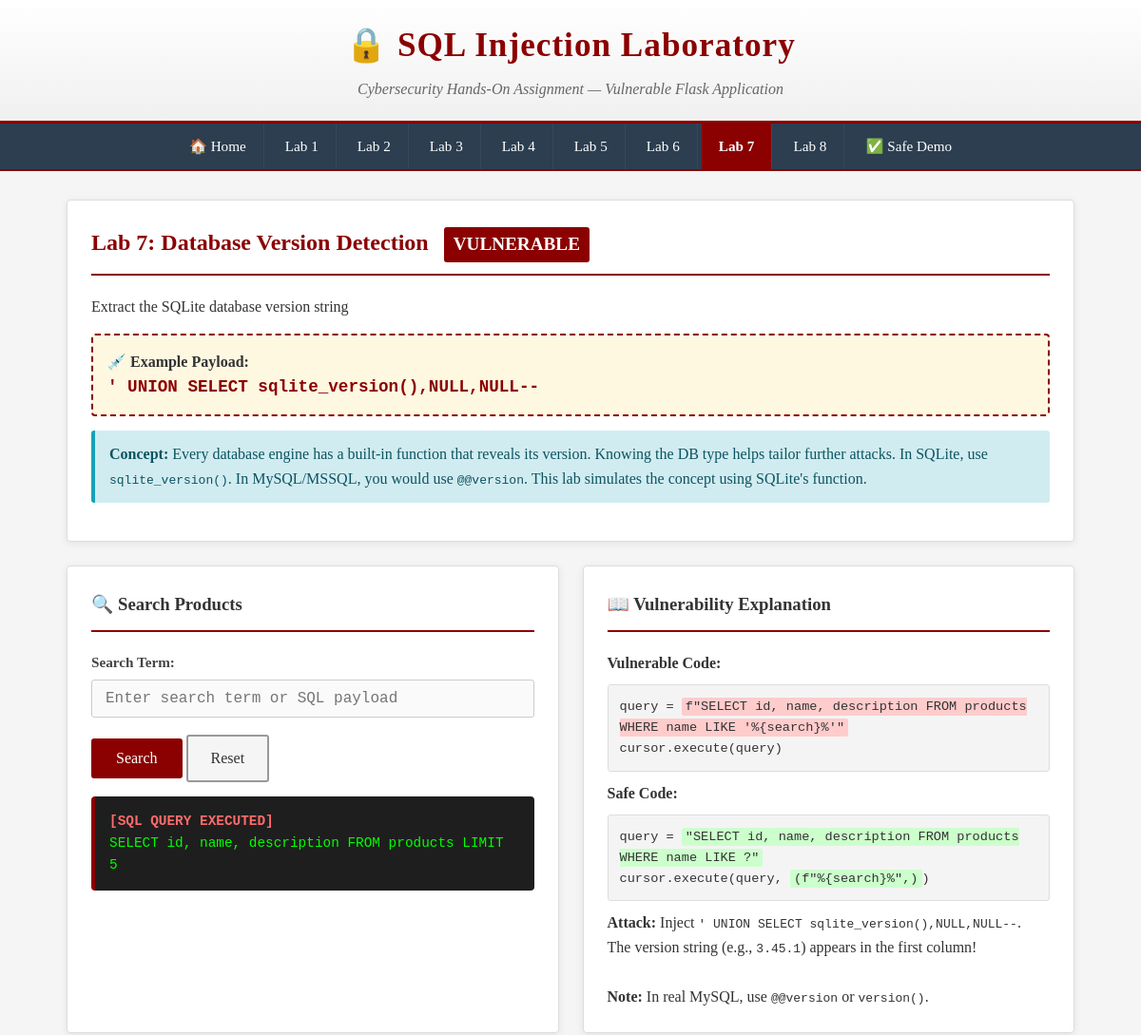
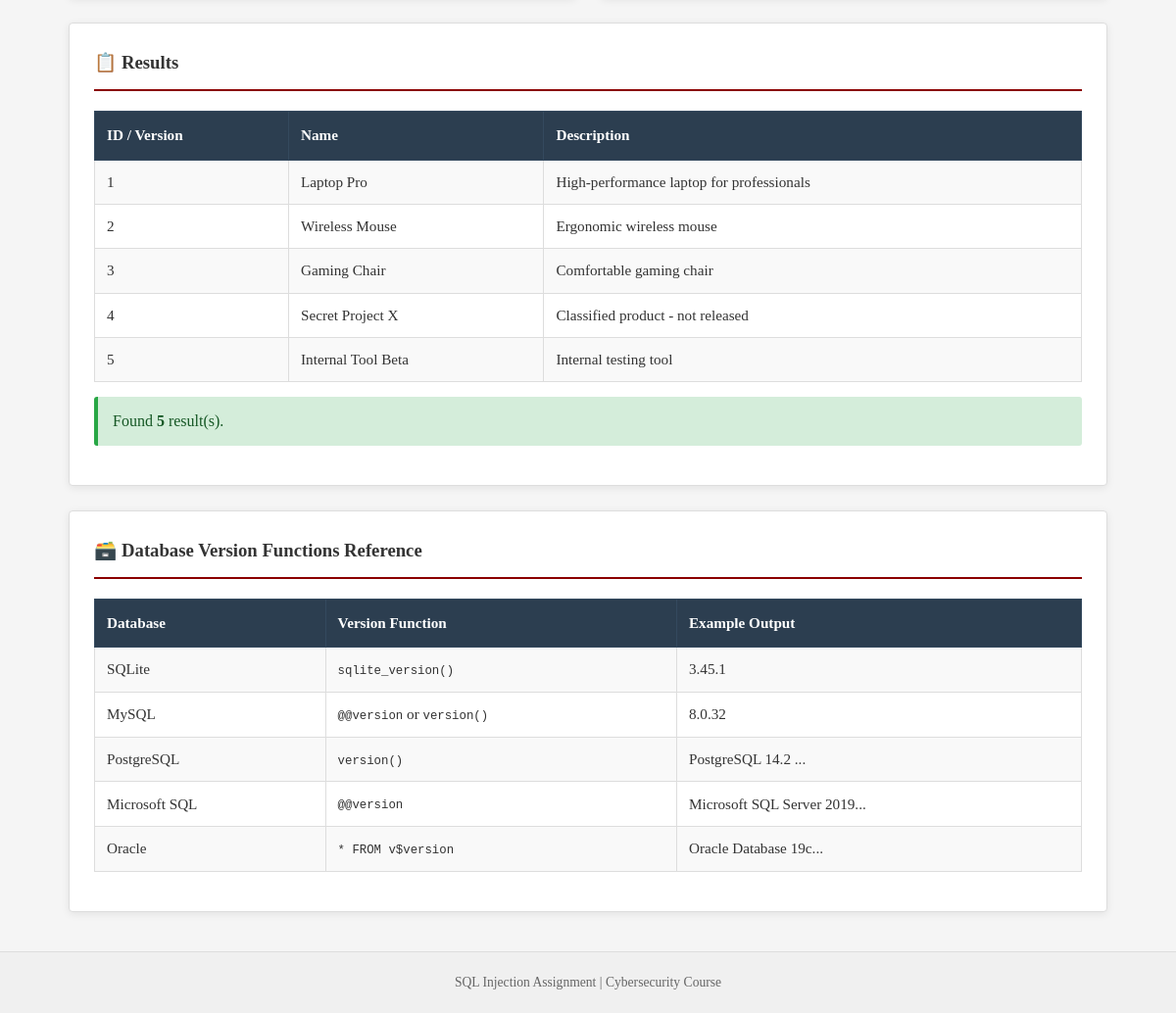
The page /lab7 on the database its author committed (2 pictures, top to bottom).
### tables this page shows
CREATE TABLE products (
            id INTEGER PRIMARY KEY,
            name TEXT,
            description TEXT,
            category TEXT,
            released INTEGER DEFAULT 1,
            price INTEGER
        );

### app.py (the view)
@app.route('/lab7', methods=['GET', 'POST'])
def lab7():
    products = []
    query_executed = ""
    error_msg = None
    search = request.form.get('search', '') if request.method == 'POST' else ''
    conn = get_db_connection()
    cursor = conn.cursor()
    if request.method == 'POST':
        query = f"SELECT id, name, description FROM products WHERE name LIKE '%{search}%'"
        query_executed = query
        try:
            cursor.execute(query)
            products = cursor.fetchall()
        except Exception as e:
            error_msg = str(e)
            flash(f'SQL Error: {str(e)}', 'danger')
    else:
        query = "SELECT id, name, description FROM products LIMIT 5"
        query_executed = query
        cursor.execute(query)
        products = cursor.fetchall()
    conn.close()
    return render_template('lab7_version.html',
                         products=products,
                         query=query_executed,
                         search=search,
                         error=error_msg,
                         lab_num=7,
                         lab_title="Database Version Detection",
                         payload="' UNION SELECT sqlite_version(),NULL,NULL--",
                         description="Extract the SQLite database version string")

### app.py (called while the page is built)
@app.before_request
def setup():
    if not hasattr(app, 'db_initialized'):
        init_db()
        app.db_initialized = True

### database.py (called while the page is built)
def get_db_connection():
    conn = sqlite3.connect(DB_PATH)
    conn.row_factory = sqlite3.Row
    return conn

### templates/lab7_version.html (shortened to what this page needs)
{% extends "base.html" %}
{% block content %}
<div class="card">
    <div class="card-header">
        <h2>Lab {{ lab_num }}: {{ lab_title }} <span class="badge">VULNERABLE</span></h2>
    </div>
    <p>{{ description }}</p>
    <div class="payload-box">
        <strong>💉 Example Payload:</strong><br>
        <span class="payload">{{ payload }}</span>
    </div>
    <div class="alert alert-info">
        <strong>Concept:</strong> Every database engine has a built-in function that reveals its version.
        Knowing the DB type helps tailor further attacks. In SQLite, use <code>sqlite_version()</code>.
        In MySQL/MSSQL, you would use <code>@@version</code>. This lab simulates the concept using SQLite's function.
    </div>
</div>
<div class="two-col">
    <div class="card">
        <div class="card-header">
            <h3>🔍 Search Products</h3>
        </div>
        <form method="POST">
            <div class="form-group">
                <label for="search">Search Term:</label>
                <input type="text" id="search" name="search" class="form-control"
                       value="{{ search }}" placeholder="Enter search term or SQL payload">
            </div>
            <button type="submit" class="btn btn-primary">Search</button>
            <a href="{{ url_for('lab7') }}" class="btn btn-secondary">Reset</a>
        </form>
        {% if query %}
        <div class="query-box">
            <span class="label">[SQL QUERY EXECUTED]</span><br>
            {{ query }}
        </div>
        {% endif %}
    </div>
    <div class="card">
        <div class="card-header">
            <h3>📖 Vulnerability Explanation</h3>
        </div>
        <p><strong>Vulnerable Code:</strong></p>
        <div class="code-snippet">
query = <span class="vuln-highlight">f"SELECT id, name, description FROM products WHERE name LIKE '%{search}%'"</span><br>
cursor.execute(query)
        </div>
        <p><strong>Safe Code:</strong></p>
        <div class="code-snippet">
query = <span class="safe-highlight">"SELECT id, name, description FROM products WHERE name LIKE ?"</span><br>
cursor.execute(query, <span class="safe-highlight">(f"%{search}%",)</span>)
        </div>
        <p style="margin-top: 10px;">
            <strong>Attack:</strong> Inject <code>' UNION SELECT sqlite_version(),NULL,NULL--</code>.<br>
            The version string (e.g., <code>3.45.1</code>) appears in the first column!<br><br>
            <strong>Note:</strong> In real MySQL, use <code>@@version</code> or <code>version()</code>.
        </p>
    </div>
</div>
<div class="card">
    <div class="card-header">
        <h3>📋 Results</h3>
    </div>
    {% if products %}
    <table class="data-table">
        <tr>
            <th>ID / Version</th>
            <th>Name</th>
            <th>Description</th>
        </tr>
        {% for product in products %}
        <tr>
            <td>
                {% if '.' in product.id|string and product.id|string|length < 20 %}
                    <span style="color: #8B0000; font-weight: bold;">{{ product.id }}</span>
                {% else %}
                    {{ product.id }}
                {% endif %}
            </td>
            <td>{{ product.name }}</td>
            <td>{{ product.description }}</td>
        </tr>
        {% endfor %}
    </table>
    <div class="alert alert-success">
        Found <strong>{{ products|length }}</strong> result(s).
    </div>
    {% else %}
    <p>No results. Try searching or use the version payload.</p>
    {% endif %}
</div>
<div class="card">
    <div class="card-header">
        <h3>🗃️ Database Version Functions Reference</h3>
    </div>
    <table class="data-table">
        <tr>
            <th>Database</th>
            <th>Version Function</th>
            <th>Example Output</th>
        </tr>
        <tr>
            <td>SQLite</td>
            <td><code>sqlite_version()</code></td>
            <td>3.45.1</td>
        </tr>
        <tr>
            <td>MySQL</td>
            <td><code>@@version</code> or <code>version()</code></td>
            <td>8.0.32</td>
        </tr>
        <tr>
            <td>PostgreSQL</td>
            <td><code>version()</code></td>
            <td>PostgreSQL 14.2 ...</td>
        </tr>
        <tr>
            <td>Microsoft SQL</td>
            <td><code>@@version</code></td>
            <td>Microsoft SQL Server 2019...</td>
        </tr>
        <tr>
            <td>Oracle</td>
            <td><code>* FROM v$version</code></td>
            <td>Oracle Database 19c...</td>
        </tr>
    </table>
</div>
{% endblock %}

### templates/base.html (style rules this page uses)
* { margin: 0; padding: 0; box-sizing: border-box; }
body { font-family: 'Georgia', 'Times New Roman', serif; background-color: #f5f5f5; color: #333; line-height: 1.6; }
.card { background: #ffffff; border: 1px solid #ddd; border-radius: 4px; padding: 25px; margin-bottom: 25px; box-shadow: 0 2px 8px rgba(0,0,0,0.08); }
.card-header { border-bottom: 2px solid #8B0000; padding-bottom: 12px; margin-bottom: 20px; }
.card-header h2 { color: #8B0000; font-size: 1.5em; }
.card-header .badge { display: inline-block; background: #8B0000; color: white; padding: 3px 10px; border-radius: 3px; font-size: 0.8em; margin-left: 10px; vertical-align: middle; }
.form-group { margin-bottom: 18px; }
.form-group label { display: block; font-weight: bold; color: #444; margin-bottom: 6px; font-size: 0.95em; }
.form-control { width: 100%; padding: 10px 14px; border: 1px solid #ccc; border-radius: 3px; font-size: 1em; font-family: 'Courier New', monospace; background: #fafafa; transition: border-color 0.3s; }
.btn { display: inline-block; padding: 10px 24px; font-size: 1em; font-family: Georgia, serif; border: 2px solid #8B0000; border-radius: 3px; cursor: pointer; transition: all 0.3s; text-decoration: none; }
.btn-primary { background: #8B0000; color: white; }
.btn-secondary { background: #f5f5f5; color: #333; border-color: #999; }
.query-box { background: #1e1e1e; color: #00ff00; padding: 15px; border-radius: 4px; font-family: 'Courier New', monospace; font-size: 0.9em; overflow-x: auto; margin: 15px 0; border-left: 4px solid #8B0000; }
.query-box .label { color: #ff6b6b; font-weight: bold; }
.data-table { width: 100%; border-collapse: collapse; margin: 15px 0; font-size: 0.95em; }
.data-table th { background: #2c3e50; color: white; padding: 12px; text-align: left; font-weight: bold; border: 1px solid #34495e; }
.data-table td { padding: 10px 12px; border: 1px solid #ddd; background: #fff; }
.data-table tr:nth-child(even) td { background: #f9f9f9; }
.alert { padding: 12px 15px; border-radius: 3px; margin-bottom: 15px; border-left: 4px solid; }
.alert-success { background: #d4edda; border-color: #28a745; color: #155724; }
.alert-info { background: #d1ecf1; border-color: #17a2b8; color: #0c5460; }
.payload-box { background: #fff8e1; border: 2px dashed #8B0000; padding: 15px; border-radius: 4px; margin: 15px 0; }
.payload-box .payload { font-family: 'Courier New', monospace; font-size: 1.1em; color: #8B0000; font-weight: bold; }
.two-col { display: grid; grid-template-columns: 1fr 1fr; gap: 25px; }
.code-snippet { background: #f4f4f4; border: 1px solid #ddd; padding: 12px; border-radius: 3px; font-family: 'Courier New', monospace; font-size: 0.85em; overflow-x: auto; margin: 10px 0; }
.vuln-highlight { background: #ffcccc; padding: 2px 4px; border-radius: 2px; }
.safe-highlight { background: #ccffcc; padding: 2px 4px; border-radius: 2px; }

### rows shown on the page
products: id "1", name "Laptop Pro", description "High-performance laptop for professionals"
products: id "2", name "Wireless Mouse", description "Ergonomic wireless mouse"
products: id "3", name "Gaming Chair", description "Comfortable gaming chair"
products: id "4", name "Secret Project X", description "Classified product - not released"
products: id "5", name "Internal Tool Beta", description "Internal testing tool"

### other values the page prints
{{ lab_num }} "7"
{{ lab_title }} "Database Version Detection"
{{ description }} "Extract the SQLite database version string"
{{ payload }} "' UNION SELECT sqlite_version(),NULL,NULL--"
{{ query }} "SELECT id, name, description FROM products LIMIT 5"
{{ products|length }} "5"
